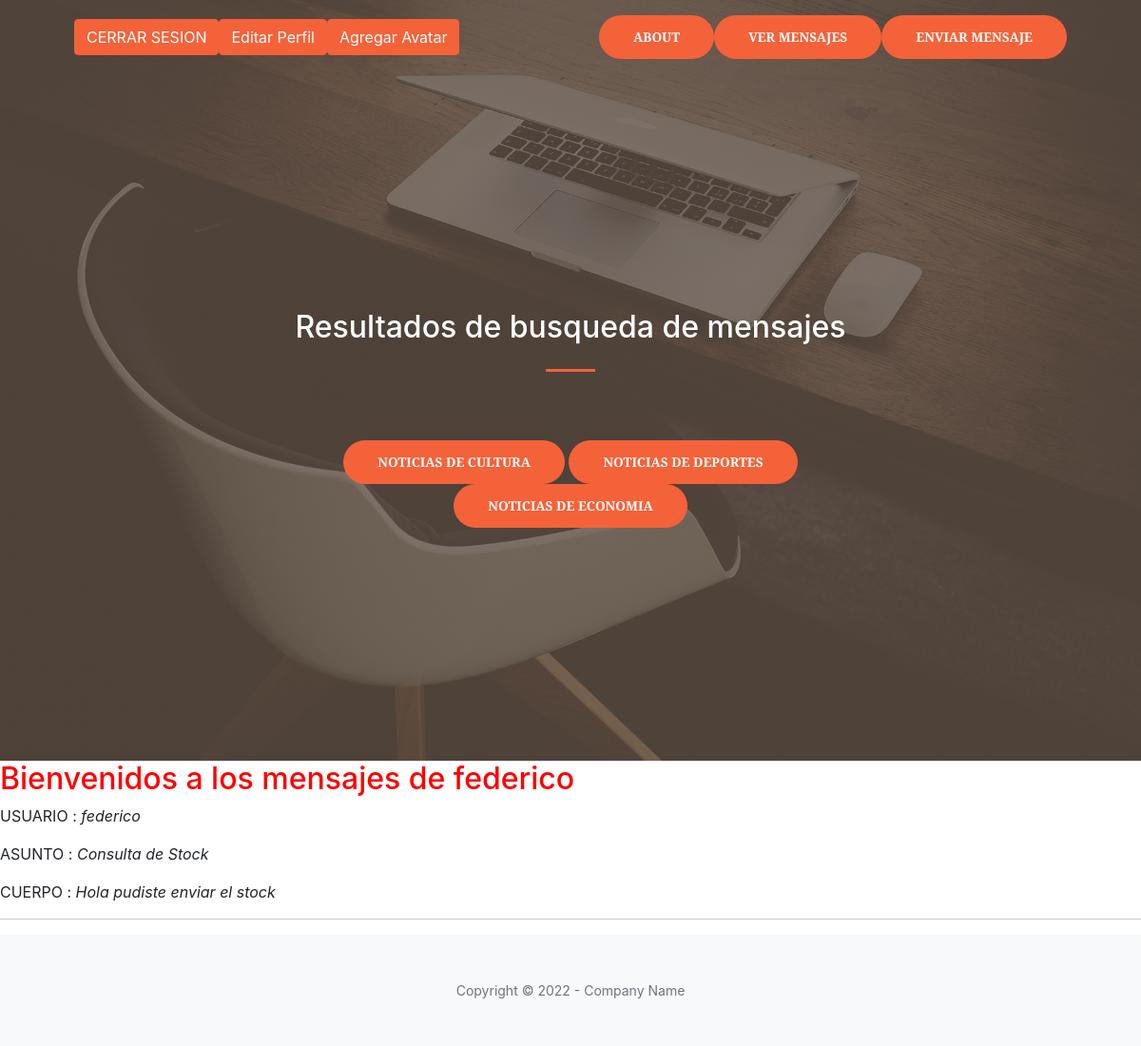
Page /buscarMensaje (signed in) on the earlier database version.
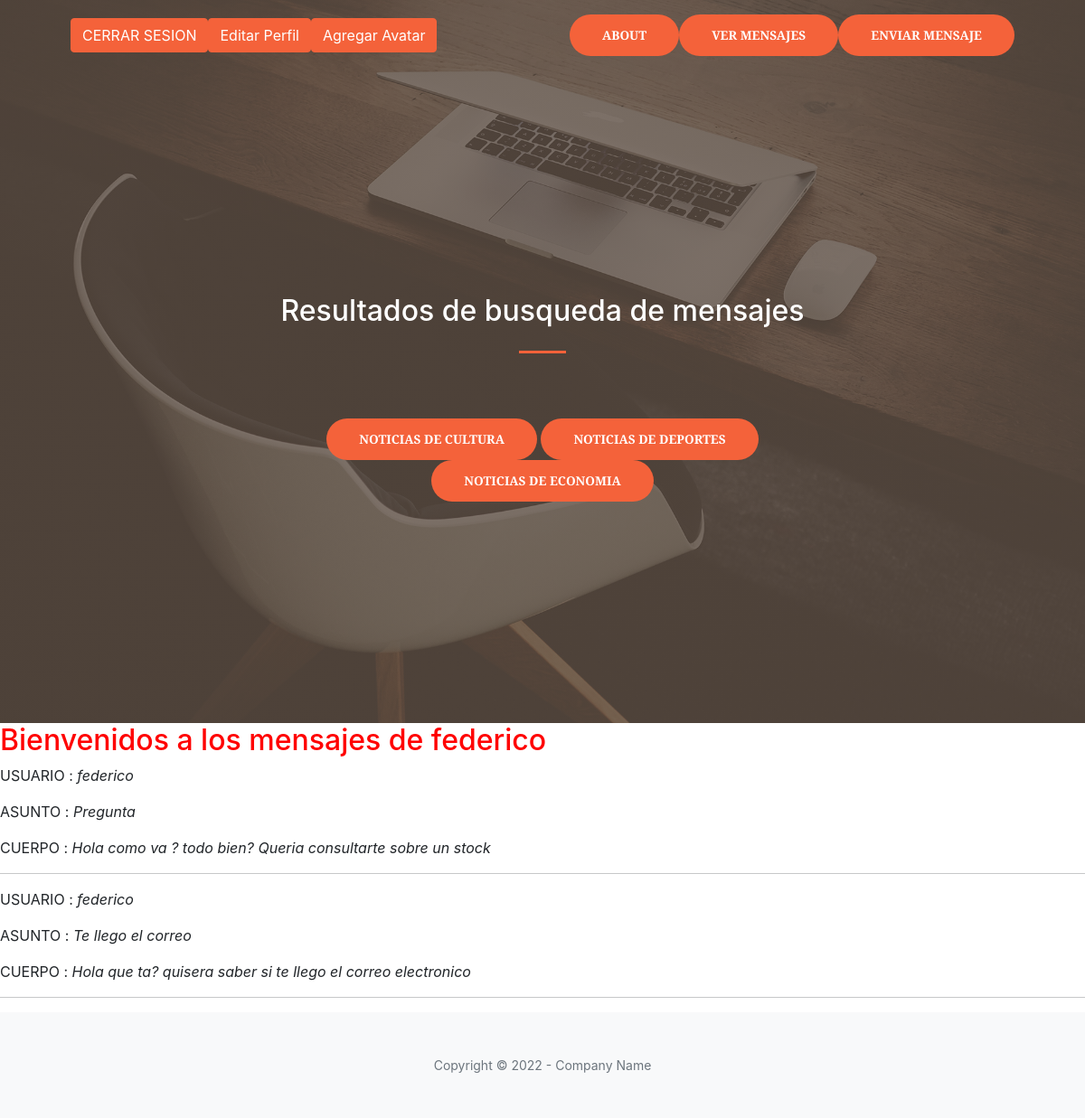
Same page on the later database version.
### AppBlog/models.py (models this page shows, shortened)
class Mensaje(models.Model):
    usuario = models.CharField(max_length=50)
    asunto = models.CharField(max_length=50)
    campo = models.CharField(max_length=250)

### AppBlog/views.py (the view)
# urls.py: path('buscarMensaje', buscarMensajes, name='buscarMensajes'),
def buscarMensajes(request):
    usuario=request.user
    usuario = str(usuario)
    mensajes= Mensaje.objects.all()
    return render(request,'AppBlog/resultadosMensajes.html',{'mensajes': mensajes,'usuario':usuario})

### AppBlog/templates/AppBlog/resultadosMensajes.html
{% extends "AppBlog/padre.html" %}
{% load static %}
{% block titulo %}
<h2 style="color:white">Resultados de busqueda de mensajes</h2>
{% endblock %}
{% block cuerpo %}
<h2 style="color: red"> Bienvenidos a los mensajes de {{usuario}}</h2>
{% if mensajes %}
{% for mensaje in mensajes %}
    {% if mensaje.usuario == usuario %}
    <p>USUARIO : <i>{{mensaje.usuario}}</i></p>
    <p>ASUNTO : <i>{{mensaje.asunto}}</i></p>
    <p>CUERPO : <i>{{mensaje.campo}}</i></p>
    <hr>
    {% endif %}
{% endfor %}
{% else %}
<h2 style="color: red">No Posee Mensajes nuevos {{usuario}} </h2>
{% endif %}
{% endblock%}

### AppBlog/templates/AppBlog/padre.html (shortened to what this page needs)
<!DOCTYPE html>
<html lang="en">
    <head>
        {% load static %}
        <link href="https://cdn.jsdelivr.net/npm/bootstrap-icons@1.5.0/font/bootstrap-icons.css" rel="stylesheet" />
        <link href="https://cdnjs.cloudflare.com/ajax/libs/SimpleLightbox/2.1.0/simpleLightbox.min.css" rel="stylesheet" />
        <link href="{% static 'AppBlog/css/styles.css'%}" rel="stylesheet" />
    </head>
    <body id="page-top">
        <nav class="navbar navbar-expand-lg navbar-light fixed-top py-3" id="mainNav">
            <div class="container px-4 px-lg-5">
                {% if not request.user.is_authenticated %}
                <a class="btn btn-primary btn-xl" href="{% url 'login' %}">Iniciar Sesion</a>
                <a class="btn btn-primary btn-xl" href="{% url 'register' %}">Registrarme</a>
                {% else %}
                <a class="btn btn-primary " href="{% url 'logout' %}">CERRAR SESION</a>
                <a class="btn btn-primary" href="{% url 'editarPerfil' %}">Editar Perfil</a>
                <a class="btn btn-primary" href="{% url 'agregarAvatar' %}">Agregar Avatar</a>
                {% endif %}
                <div class="collapse navbar-collapse" id="navbarResponsive">
                    <ul class="navbar-nav ms-auto my-2 my-lg-0">
                        <a class="btn btn-primary btn-xl" href="{% url 'about'%}">About</a>
                        {% if not request.user.is_authenticated %}
                        <a class="btn btn-primary btn-xl" href="{% url 'login' %}">Centro de Mensajes</a>
                        {% else %}
                        <a class="btn btn-primary btn-xl" href="{% url 'buscarMensajes' %}">Ver Mensajes</a>
                        <a class="btn btn-primary btn-xl" href="{% url 'enviarMensaje' %}">Enviar Mensaje</a>
                        {% endif %}
                    </ul>
                </div>
            </div>
        </nav>
        <header class="masthead">
            <div class="container px-4 px-lg-5 h-100">
                <div class="row gx-4 gx-lg-5 h-100 align-items-center justify-content-center text-center">
                    <div class="col-lg-8 align-self-end">
                        <h1 class="text-white font-weight-bold">{% block titulo %}{% endblock %}</h1>
                        <hr class="divider" />
                    </div>
                    <div class="col-lg-8 align-self-baseline">
                        <a class="btn btn-primary btn-xl" href="{% url 'culture_listar' %}">Noticias de Cultura</a>
                        <a class="btn btn-primary btn-xl" href="{% url 'sports_listar' %}">Noticias de Deportes</a>
                        <a class="btn btn-primary btn-xl" href="{% url 'economy_listar' %}">Noticias de Economia</a>
                    </div>
                </div>
            </div>
        </header>
        {% block cuerpo %}
        {% endblock%}
        <footer class="bg-light py-5">
            <div class="container px-4 px-lg-5"><div class="small text-center text-muted">Copyright &copy; 2022 - Company Name</div></div>
        </footer>
    </body>
</html>

Differences in the rows shown:
removed Mensaje: usuario "federico", asunto "Consulta de Stock", campo "Hola pudiste enviar el stock"
added Mensaje: usuario "federico", asunto "Pregunta", campo "Hola como va ? todo bien? Queria consultarte sobre un stock"
added Mensaje: usuario "federico", asunto "Te llego el correo", campo "Hola que ta? quisera saber si te llego el correo electronico"
